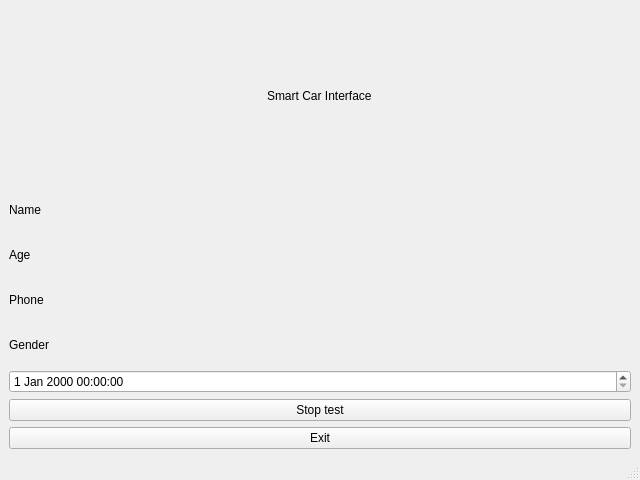
<?xml version="1.0" encoding="UTF-8"?>
<ui version="4.0">
 <class>MainWindow</class>
 <widget class="QMainWindow" name="MainWindow">
  <property name="geometry">
   <rect>
    <x>0</x>
    <y>0</y>
    <width>640</width>
    <height>480</height>
   </rect>
  </property>
  <property name="windowTitle">
   <string>MainWindow</string>
  </property>
  <widget class="QWidget" name="centralwidget">
   <layout class="QVBoxLayout" name="verticalLayout_3">
    <item alignment="Qt::AlignHCenter|Qt::AlignVCenter">
     <widget class="QLabel" name="label_5">
      <property name="text">
       <string>Smart Car Interface</string>
      </property>
     </widget>
    </item>
    <item>
     <layout class="QVBoxLayout" name="verticalLayout">
      <item>
       <widget class="QLabel" name="label">
        <property name="text">
         <string>Name</string>
        </property>
       </widget>
      </item>
      <item>
       <widget class="QLabel" name="label_2">
        <property name="text">
         <string>Age</string>
        </property>
       </widget>
      </item>
      <item>
       <widget class="QLabel" name="label_3">
        <property name="text">
         <string>Phone</string>
        </property>
       </widget>
      </item>
      <item>
       <widget class="QLabel" name="label_4">
        <property name="text">
         <string>Gender</string>
        </property>
       </widget>
      </item>
     </layout>
    </item>
    <item>
     <widget class="QDateTimeEdit" name="dateTimeEdit"/>
    </item>
    <item>
     <layout class="QVBoxLayout" name="verticalLayout_2">
      <item>
       <widget class="QPushButton" name="pushButton">
        <property name="text">
         <string>Stop test</string>
        </property>
       </widget>
      </item>
      <item>
       <widget class="QPushButton" name="pushButton_2">
        <property name="text">
         <string>Exit</string>
        </property>
       </widget>
      </item>
     </layout>
    </item>
   </layout>
  </widget>
  <widget class="QMenuBar" name="menubar">
   <property name="geometry">
    <rect>
     <x>0</x>
     <y>0</y>
     <width>640</width>
     <height>23</height>
    </rect>
   </property>
  </widget>
  <widget class="QStatusBar" name="statusbar"/>
 </widget>
 <resources/>
 <connections/>
</ui>
